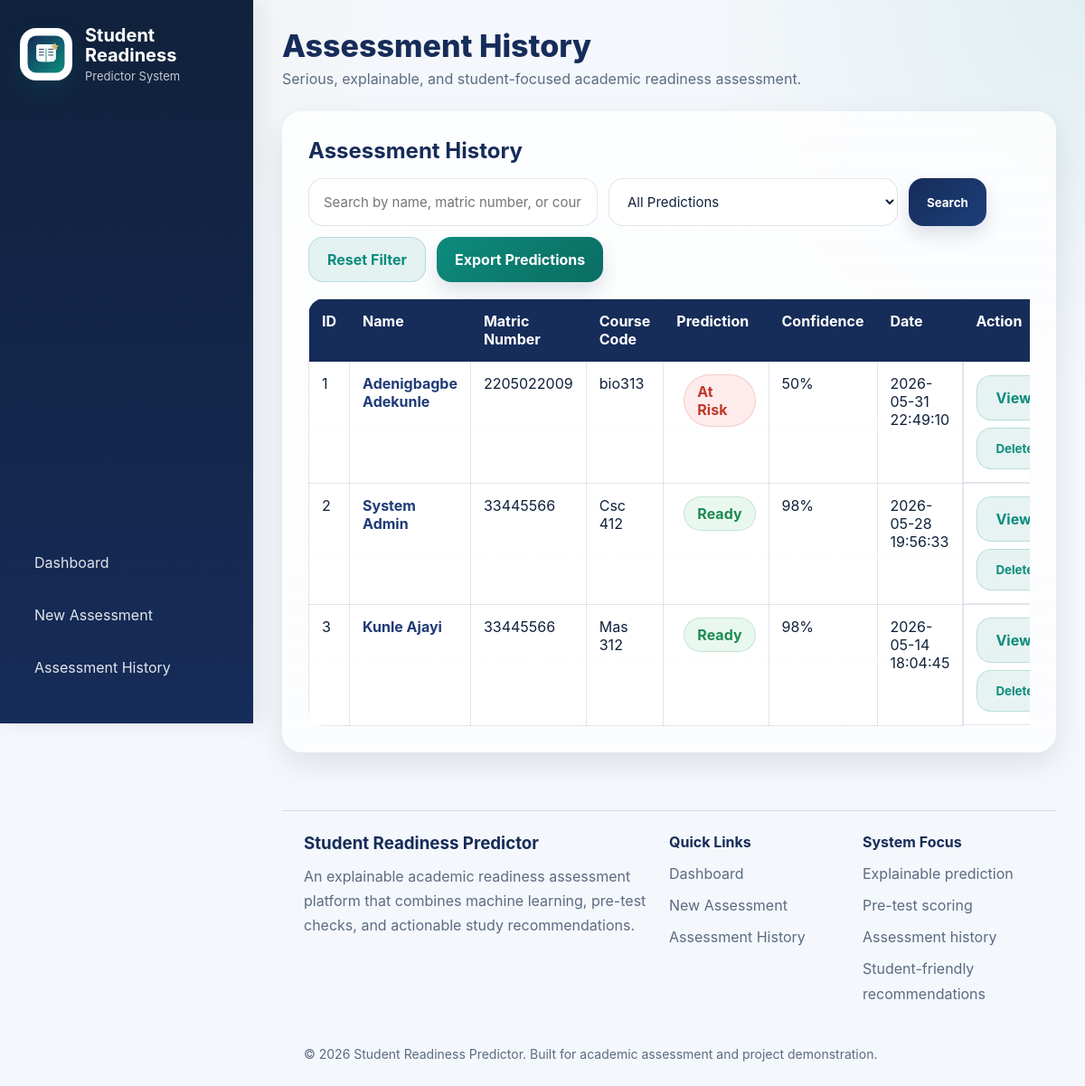
The app's page /history with its own data.
### tables this page shows
CREATE TABLE assessments (
    id INTEGER PRIMARY KEY AUTOINCREMENT,
    user_id INTEGER,
    full_name TEXT,
    matric_number TEXT,
    department TEXT,
    level TEXT,
    course_code TEXT,
    course_title TEXT,
    study_hours INTEGER,
    failures INTEGER,
    missed_lectures INTEGER,
    g1 INTEGER,
    g2 INTEGER,
    confidence_level TEXT,
    revision_status TEXT,
    past_questions_practice TEXT,
    topic_understanding TEXT,
    prediction_text TEXT,
    confidence_score TEXT,
    interpretation TEXT,
    created_at TEXT,
    pretest_score INTEGER,
    pretest_level TEXT,
    overall_insight TEXT,

    quiz_score INTEGER DEFAULT 0,
    quiz_analysis TEXT DEFAULT '',
    recommendations TEXT DEFAULT '',
    factors TEXT DEFAULT ''
);

### app.py (the view, shortened to what this page needs)
@app.route("/history")
def history():
    query = (
        request.args.get("query")
        or request.args.get("search")
        or request.args.get("q")
        or ""
    ).strip()
    prediction_filter = request.args.get("prediction_filter", "").strip()
    conn = get_db_connection()
    current_user = get_current_user()
    sql = """
        SELECT
            id,
            full_name,
            matric_number,
            course_code,
            prediction_text,
            confidence_score,
            created_at
        FROM assessments
        WHERE 1=1
    """
    params = []
    if current_user and not is_admin(current_user):
        sql += " AND user_id = ?"
        params.append(session.get("user_id"))
    if prediction_filter:
        sql += " AND prediction_text = ?"
        params.append(prediction_filter)
    sql += " ORDER BY id DESC"
    assessments = conn.execute(sql, params).fetchall()
    conn.close()
    return render_template(
        "history.html",
        assessments=assessments,
        query=query,
        prediction_filter=prediction_filter
    )

### app.py (called while the page is built)
def ensure_tables_exist_on_connection(conn):
    conn.execute("""
       CREATE TABLE IF NOT EXISTS assessments (
    id INTEGER PRIMARY KEY AUTOINCREMENT,
    user_id INTEGER,
    full_name TEXT,
    matric_number TEXT,
    department TEXT,
    level TEXT,
    course_code TEXT,
    course_title TEXT,
    study_hours INTEGER,
    failures INTEGER,
    missed_lectures INTEGER,
    g1 INTEGER,
    g2 INTEGER,
    confidence_level TEXT,
    revision_status TEXT,
    past_questions_practice TEXT,
    topic_understanding TEXT,
    prediction_text TEXT,
    confidence_score TEXT,
    interpretation TEXT,
    created_at TEXT,
    pretest_score INTEGER,
    pretest_level TEXT,
    overall_insight TEXT,

    quiz_score INTEGER DEFAULT 0,
    quiz_analysis TEXT DEFAULT '',
    recommendations TEXT DEFAULT '',
    factors TEXT DEFAULT ''
)
    """)
    conn.commit()

def get_db_connection():
    conn = sqlite3.connect(DB_PATH)
    conn.row_factory = sqlite3.Row
    ensure_tables_exist_on_connection(conn)
    return conn

def get_current_user():
    user_id = session.get("user_id")
    if not user_id:
        return None
    conn = get_db_connection()
    user = conn.execute("SELECT * FROM users WHERE id = ?", (user_id,)).fetchone()
    conn.close()
    return user

@app.context_processor
def inject_user():
    return {"current_user": get_current_user()}

### templates/history.html (shortened to what this page needs)
{% extends "base.html" %}
{% block page_title %}Assessment History{% endblock %}
{% block content %}
<div class="card glass-card fade-up">
    <h2>Assessment History</h2>
    <form method="GET" action="{{ url_for('history') }}" class="filter-form">
        <input
            type="text"
            name="q"
            placeholder="Search by name, matric number, or course code"
            value="{{ query }}"
        >
        <select name="prediction">
            <option value="">All Predictions</option>
        </select>
        <button type="submit" class="btn">Search</button>
        <a href="{{ url_for('history') }}" class="btn btn-secondary">Reset Filter</a>
        <a href="{{ url_for('export_history', q=query, prediction=prediction_filter) }}" class="btn btn-accent">Export Predictions</a>
    </form>
    {% if assessments %}
        <div class="history-table-wrapper">
            <table class="history-table">
                <thead>
                    <tr>
                        <th>ID</th>
                        <th>Name</th>
                        <th>Matric Number</th>
                        <th>Course Code</th>
                        <th>Prediction</th>
                        <th>Confidence</th>
                        <th>Date</th>
                        <th>Action</th>
                    </tr>
                </thead>
                <tbody>
                    {% for row in assessments %}
                    <tr>
                        <td>{{ loop.index }}</td>
                        <td>
                            <a href="{{ url_for('assessment_detail', assessment_id=row.id) }}" class="history-link">
                                {{ row.full_name }}
                            </a>
                        </td>
                        <td>{{ row.matric_number }}</td>
                        <td>{{ row.course_code }}</td>
                        <td>
                            {% if row.prediction_text == "Ready" %}
                                <span class="status-badge ready-badge">{{ row.prediction_text }}</span>
                            {% else %}
                                <span class="status-badge risk-badge">{{ row.prediction_text }}</span>
                            {% endif %}
                        </td>
                        <td>{{ row.confidence_score }}</td>
                        <td>{{ row.created_at }}</td>
                        <td class="action-cell">
                            <a href="{{ url_for('assessment_detail', assessment_id=row.id) }}" class="btn btn-secondary">
                                View
                            </a>
                            <form method="POST"
                                  action="{{ url_for('delete_assessment', assessment_id=row.id) }}"
                                  onsubmit="return confirm('Delete this assessment record?');"
                                  style="display:inline;">
                                <button type="submit" class="btn btn-secondary">
                                    Delete
                                </button>
                            </form>
                        </td>
                    </tr>
                    {% endfor %}
                </tbody>
            </table>
        </div>
    {% else %}
        <p>No assessment records found yet.</p>
    {% endif %}
</div>
{% endblock %}

### templates/base.html (shortened to what this page needs)
<!DOCTYPE html>
<html lang="en">
<head>
    <link rel="stylesheet" href="{{ url_for('static', filename='style.css') }}">
</head>
<body>
    <div class="app-shell">
        <aside class="sidebar" id="sidebar">
            <div class="brand-block">
                <img
                    src="{{ url_for('static', filename='srp-logo.svg') }}"
                    alt="SRP Logo"
                    class="sidebar-logo"
                >
                <div>
                    <h2>Student Readiness</h2>
                    <p class="sidebar-subtitle">
                        Predictor System
                    </p>
                </div>
            </div>
            <nav class="sidebar-nav">
                <a href="{{ url_for('dashboard') }}">
                    Dashboard
                </a>
                <a href="{{ url_for('student_info') }}">
                    New Assessment
                </a>
                <a href="{{ url_for('history') }}">
                    Assessment History
                </a>
            </nav>
        </aside>
        <main class="main-content">
            <header class="topbar">
                <div>
                    <h1 class="topbar-title">
                        {% block page_title %}{% endblock %}
                    </h1>
                    <p class="topbar-subtitle">
                        Serious, explainable, and student-focused academic readiness assessment.
                    </p>
                </div>
            </header>
            {% block content %}
            {% endblock %}
            <footer class="site-footer">
                <div class="footer-grid">
                    <div>
                        <h3>
                            Student Readiness Predictor
                        </h3>
                        <p>
                            An explainable academic readiness assessment platform
                            that combines machine learning, pre-test checks,
                            and actionable study recommendations.
                        </p>
                    </div>
                    <div>
                        <h4>Quick Links</h4>
                        <ul>
                            <li>
                                <a href="{{ url_for('dashboard') }}">
                                    Dashboard
                                </a>
                            </li>
                            <li>
                                <a href="{{ url_for('student_info') }}">
                                    New Assessment
                                </a>
                            </li>
                            <li>
                                <a href="{{ url_for('history') }}">
                                    Assessment History
                                </a>
                            </li>
                        </ul>
                    </div>
                    <div>
                        <h4>System Focus</h4>
                        <ul>
                            <li>Explainable prediction</li>
                            <li>Pre-test scoring</li>
                            <li>Assessment history</li>
                            <li>Student-friendly recommendations</li>
                        </ul>
                    </div>
                </div>
                <div class="footer-bottom">
                    <p>
                        © 2026 Student Readiness Predictor.
                        Built for academic assessment and project demonstration.
                    </p>
                </div>
            </footer>
        </main>
    </div>
</body>
</html>

### templates/history.html (style rules this page uses)
.history-link { color: #1f3b77; font-weight: 700; text-decoration: none; }
.action-cell { display: flex; gap: 8px; align-items: center; }

### records on screen
assessments: full_name "Adenigbagbe Adekunle", matric_number "2205022009", course_code "bio313", prediction_text "At Risk", confidence_score "50%", created_at "2026-05-31 22:49:10"
assessments: full_name "System Admin", matric_number "33445566", course_code "Csc 412", prediction_text "Ready", confidence_score "98%", created_at "2026-05-28 19:56:33"
assessments: full_name "Kunle Ajayi", matric_number "33445566", course_code "Mas 312", prediction_text "Ready", confidence_score "98%", created_at "2026-05-14 18:04:45"
